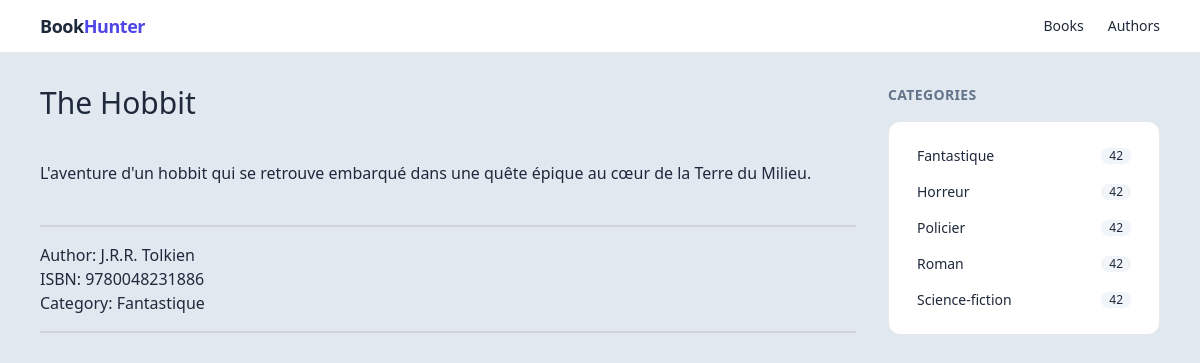
The page /books/6 on the database its author committed.
### tables this page shows
CREATE TABLE `books` (
  `id` int(10) unsigned NOT NULL AUTO_INCREMENT,
  `isbn` varchar(45) NOT NULL,
  `title` varchar(255) NOT NULL,
  `cover` varchar(45) DEFAULT NULL,
  `resume` varchar(255) DEFAULT NULL,
  `created_at` datetime NOT NULL,
  `category_id` int(10) unsigned NOT NULL,
  `author_id` int(10) unsigned NOT NULL,
  PRIMARY KEY (`id`),
  UNIQUE KEY `isbn_UNIQUE` (`isbn`),
  KEY `fk_books_categories1_idx` (`category_id`),
  KEY `fk_books_authors1_idx` (`author_id`),
  CONSTRAINT `fk_books_authors1` FOREIGN KEY (`author_id`) REFERENCES `authors` (`id`) ON DELETE NO ACTION ON UPDATE NO ACTION,
  CONSTRAINT `fk_books_categories1` FOREIGN KEY (`category_id`) REFERENCES `categories` (`id`) ON DELETE NO ACTION ON UPDATE NO ACTION
);

CREATE TABLE `authors` (
  `id` int(10) unsigned NOT NULL AUTO_INCREMENT,
  `firstname` varchar(45) NOT NULL,
  `lastname` varchar(45) DEFAULT NULL,
  `biography` text,
  `picture` varchar(45) DEFAULT NULL,
  `created_at` datetime NOT NULL,
  PRIMARY KEY (`id`)
);

CREATE TABLE `categories` (
  `id` int(10) unsigned NOT NULL AUTO_INCREMENT,
  `name` varchar(45) NOT NULL,
  `created_at` datetime NOT NULL,
  PRIMARY KEY (`id`)
);

### core/Controller.php (called while the page is built, shortened)
<?php
abstract class Controller
{
    protected static $_records_name, $_record_name, $_repository;
    public static function init () {
        $root_name = basename(str_replace('\\', '/', static::class),'Controller');
        static::$_records_name = strtolower($root_name);
        static::$_record_name = basename(strtolower($root_name), 's');
        static::$_repository = '\App\Models\\' . $root_name . 'Repository';
    }
    public static function showAction (int $id): void
    {
        ${static::$_record_name} = static::$_repository::findOneById($id);
        include '../app/views/' . static::$_records_name . '/show.php';
    }
}

### app/routers/books/books.php (called while the page is built, shortened)
<?php
switch ($_GET['books']):
    case 'show':
        BooksController::showAction($_GET['id']);
        break;
endswitch;

### app/routers/index.php (called while the page is built)
<?php
if (isset($_GET['books'])):
    include_once '../app/routers/books/books.php';
elseif (isset($_GET['authors'])):
    include_once '../app/routers/authors/authors.php';
else:
    \App\Controllers\PagesController::homeAction();
endif;

### public/index.php (called while the page is built, shortened)
<?php
require_once '../app/routers/index.php';
require_once '../app/views/templates/default.php';

### core/DB.php (called while the page is built, shortened)
<?php
abstract class DB {
    private static $connection = null;
    private static function setConnection () {
        try {
            SELF::$connection = new PDO('mysql:host=' . DB_HOST . ';dbname=' . DB_NAME, DB_USER, DB_PASSWORD);
        } catch (PDOException $e) {
            echo $e->getMessage();
        }
    }
    public static function getConnection ()
    {
        return SELF::$connection;
    }
}

### core/Repository.php (called while the page is built, shortened)
<?php
abstract class Repository {
    protected static $_table, $_model;
    protected static function init()
    {
        $root_name = basename(str_replace('\\', '/', static::class), "Repository");
        static::$_table = strtolower($root_name);
        static::$_model = '\App\Models\\' . basename($root_name, 's');
    }
    public static function findOneById (int $id): Object
    {
        $sql = "SELECT *
                FROM " . static::$_table . "
                WHERE id = :id;";
        $rs = DB::getConnection()->prepare($sql);
        $rs->bindValue(':id', $id, PDO::PARAM_INT);
        $rs->execute();
        return $rs->fetchObject(static::$_model);
    }
}

### core/Model.php (called while the page is built, shortened)
<?php
abstract class Model {
    public function __get (string $prop): mixed
    {
        $this->setField($prop);
        return $this->$prop;
    }
    public function setField (string $fieldName)
    {
        $fieldWithoutY = (str_ends_with($fieldName, 'y')) ?
            substr($fieldName, 0, -1) . 'ie' :
            $fieldName;
        $repository =  '\App\Models\\' . ucfirst($fieldWithoutY)  . 'sRepository';
        $fk = $fieldName . "_id";
        if (!$this->$fieldName):
            $this->$fieldName = $repository::findOneById($this->$fk);
        endif;
    }
}

### app/models/CategoriesRepository.php (called while the page is built, shortened)
<?php
abstract class CategoriesRepository
{
    public static function findAll (int $limit = 9): array
    {
        $sql = "SELECT *
                FROM categories
                ORDER BY name ASC;";
        $rs = DB::getConnection()->query($sql);
        return $rs->fetchAll(PDO::FETCH_CLASS, Category::class);
    }
    public static function findOneById (int $id): Category
    {
        $sql = "SELECT *
                FROM categories
                WHERE id = :id;";
        $rs = DB::getConnection()->prepare($sql);
        $rs->bindValue(':id', $id, PDO::PARAM_INT);
        $rs->execute();
        return $rs->fetchObject(Category::class);
    }
}

### app/views/books/show.php (the view, shortened to what this page needs)
<h2 class="text-3xl">
    <?php echo $book->title; ?>
</h2>
<div>
    <?php echo $book->resume; ?>
</div>
<ul class="border-y-2 border-gray-300 py-4">
    <li>Author:
        <?php echo $book->author->firstname; ?>
        <?php echo $book->author->lastname; ?>
    </li>
    <li>ISBN: <?php echo $book->isbn; ?></li>
    <li>Category: <?php echo $book->category->name; ?></li>
</ul>

### app/views/categories/_index.php
<h2 class="text-sm font-semibold uppercase tracking-wide text-slate-500">
    Categories
</h2>
<nav class="space-y-2 rounded-xl border bg-white p-4 text-sm">
    <ul>
        <?php foreach ($categories as $category): ?>
        <li>
            <a href="#" class="flex items-center justify-between rounded-lg px-3 py-2 hover:bg-slate-50">
                <span>
                    <?php echo $category->name; ?>
                </span>
                <span class="rounded-full bg-slate-100 px-2 text-xs">42</span>
            </a>
        </li>
        <?php endforeach; ?>
    </ul>
</nav>

### rows shown on the page
books: title "The Hobbit", resume "L'aventure d'un hobbit qui se retrouve embarqué dans une quête épique au cœur de la Terre du Milieu.", isbn "9780048231886"
authors: firstname "J.R.R.", lastname "Tolkien"
categories: name "Fantastique"
categories: name "Horreur"
categories: name "Policier"
categories: name "Roman"
categories: name "Science-fiction"
